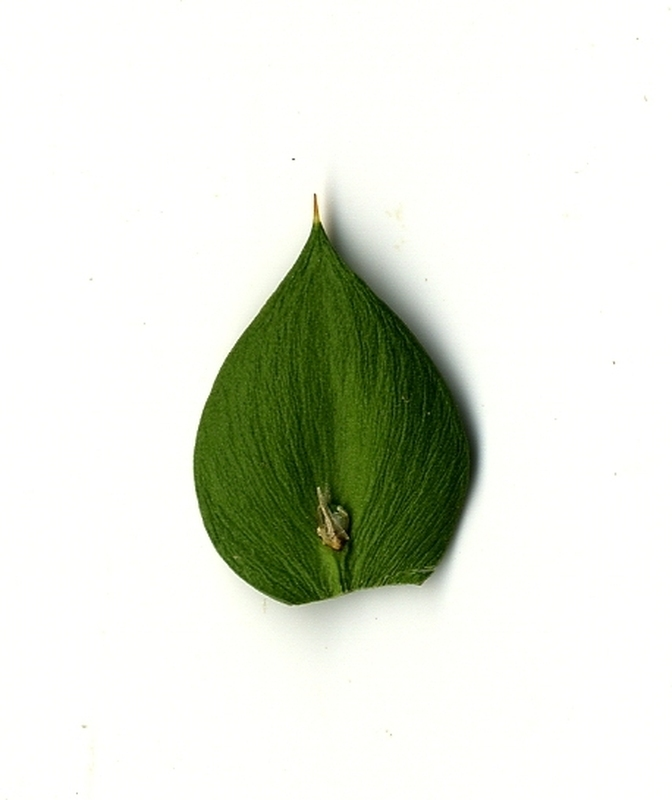
#> input picture labs/lab4/database/1.jpg, 672 x 800 px, found by its file name; its folder holds only this picture in this run
$ python lab4.py
#> lines starting #> are read from the running program, lines starting #| are printed output that depends on the picture; after the words box and inside, x2 and y2 are one past the last pixel; in counts of white or black regions, pixels touching at a corner belong together
#> the answer given: database/1.jpg
import os
import cv2
import numpy as np


def get_contours(img_path):
#> called with img_path = './query/database/1.jpg'
    image = cv2.imread(img_path)
#> image is the input picture: shape (800, 672, 3); mean B, G, R 218, 228.9, 224.7
    if image is None:
        raise FileNotFoundError(f"Image file '{img_path}' not found.")

    greyscale_image = cv2.cvtColor(image, cv2.COLOR_BGR2GRAY)
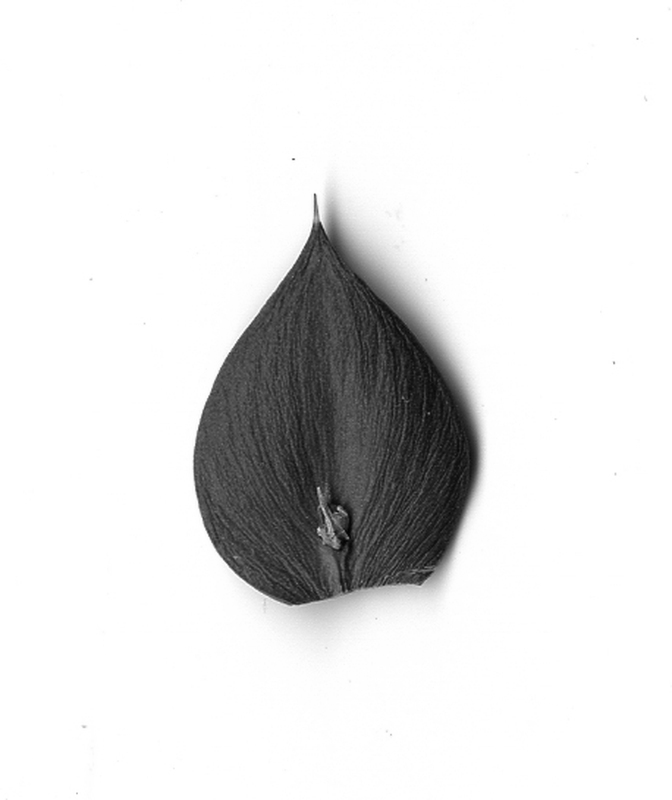
#> greyscale_image: shape (800, 672); min 2, max 255, mean 226.5
    blurred_image = cv2.GaussianBlur(greyscale_image, (5, 5), 0)
    _, threshold_image = cv2.threshold(blurred_image, 0, 255, cv2.THRESH_BINARY + cv2.THRESH_OTSU)
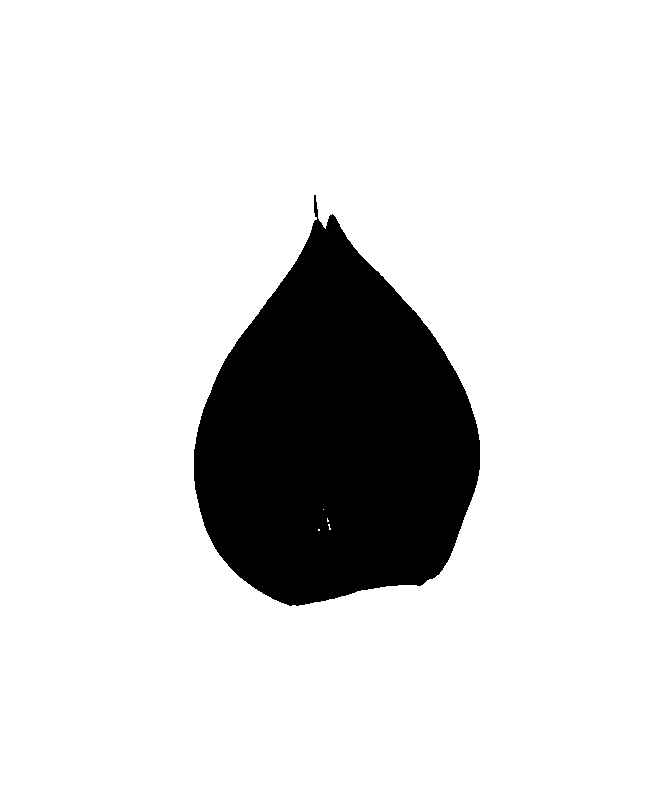
#> threshold_image: shape (800, 672); 85.8% white; 1 black region, box (x1, y1, x2, y2) and area: (194, 195, 480, 606) 76316

    kernel = np.ones((5, 5), np.uint8)
    morphed_image = cv2.morphologyEx(threshold_image, cv2.MORPH_OPEN, kernel, iterations=1)
#> morphed_image: shape (800, 672); 85.8% white; 1 black region, box (x1, y1, x2, y2) and area: (194, 195, 480, 606) 76357
    inverted_image = 255 - morphed_image
#> inverted_image: shape (800, 672); 14.2% white; 1 white region

    contours, _ = cv2.findContours(inverted_image, cv2.RETR_TREE, cv2.CHAIN_APPROX_SIMPLE)
#> contours = 1 contour; box (x1, y1, x2, y2) and area: (194, 195, 480, 606) 75861

    if contours:
        final_image = cv2.drawContours(np.zeros(inverted_image.shape, np.uint8), contours, -1, 255, 1)
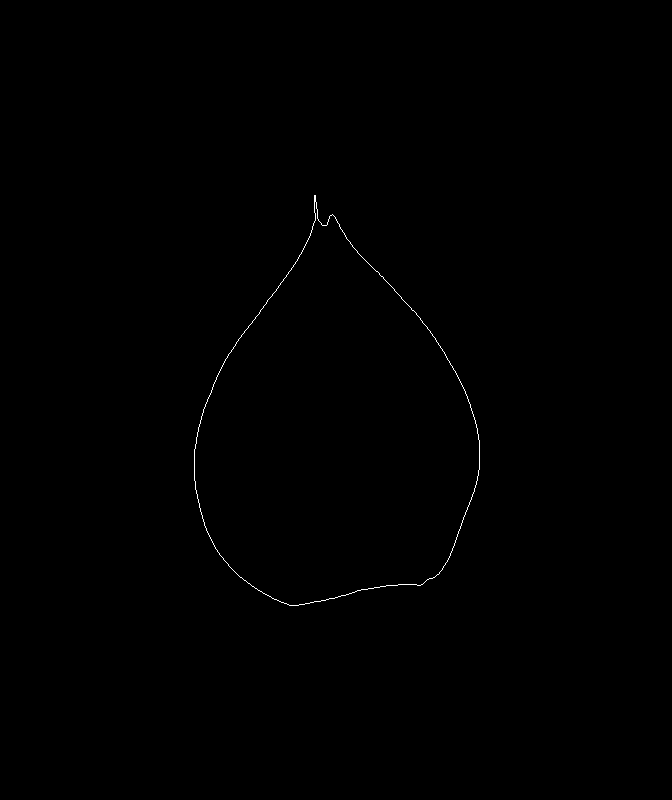
#> final_image: shape (800, 672); 0.18% white in thin lines or dots, all inside (x1, y1, x2, y2) = (194, 195, 480, 606)
        os.makedirs('./results', exist_ok=True)
        cv2.imwrite(os.path.join('./results', os.path.basename(img_path)), final_image)
        return contours[0]
    else:
        raise ValueError(f"No contours found in image '{img_path}'.")


def calculate_similarities(query_image_path, database_folder):
    similarities = {}
    query_contour = get_contours(query_image_path)
#> query_contour = contour of 519 points, box (x1, y1, x2, y2) (194, 195, 480, 606), area 75861

    for image_name in os.listdir(database_folder):
        image_path = os.path.join(database_folder, image_name)
        if os.path.isfile(image_path):
            try:
                contours = get_contours(image_path)
#> contours has the same summary as query_contour
                similarity = cv2.matchShapes(query_contour, contours, cv2.CONTOURS_MATCH_I1, 0)
#> similarity = 0
                similarities[image_name] = similarity
            except (FileNotFoundError, ValueError) as e:
                print(e)

    return similarities


def main():
    query_folder = './query/'
    database_folder = './database/'
    query_image_name = input('Enter the name of the query image: ')
    query_image_path = os.path.join(query_folder, query_image_name)

    if not os.path.isfile(query_image_path):
        print(f"Query image '{query_image_name}' not found in folder '{query_folder}'.")
        return

    similarities = calculate_similarities(query_image_path, database_folder)
#> similarities = {'1.jpg': 0}
    sorted_similarities = sorted(similarities.items(), key=lambda x: x[1])
#> sorted_similarities = [('1.jpg', 0)]

    print("\nImages sorted by similarity:")
    for image_name, similarity in sorted_similarities:
        print(f'{image_name}:\t{similarity}')
#> this loop made 1 pass
#> (printed output is left out)


if __name__ == '__main__':
    main()

$ run again, on labs/lab4/database/10005.jpg
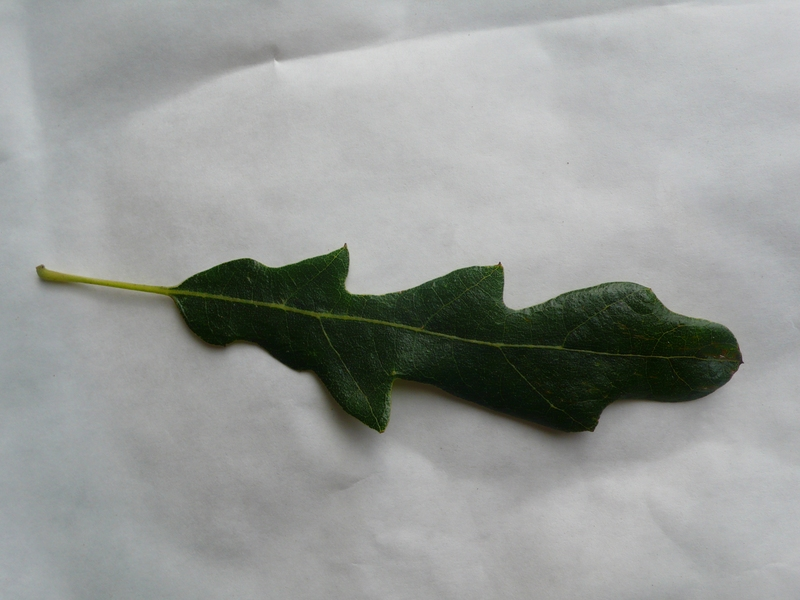
#> input picture labs/lab4/database/10005.jpg, 800 x 600 px, found by its file name
#> in get_contours, image is the input picture: shape (600, 800, 3); mean B, G, R 151.6, 154.4, 151.3
#> in get_contours, `_, threshold_image = cv2.threshold(blurred_image, 0, 255, cv2.THRESH_B..`:
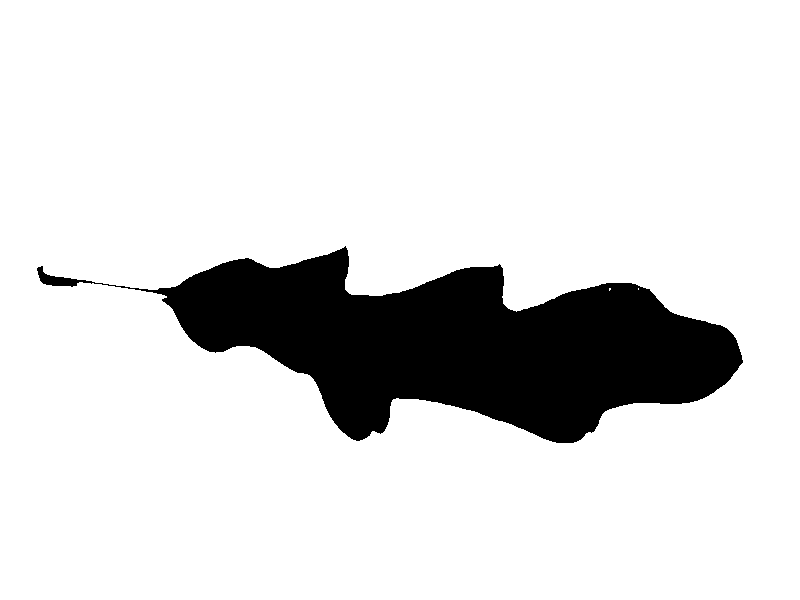
#> threshold_image: shape (600, 800); 86.5% white; 1 black region, box (x1, y1, x2, y2) and area: (37, 246, 743, 443) 64892
#> morphed_image: shape (600, 800); 86.5% white; 1 black region, box (x1, y1, x2, y2) and area: (37, 246, 743, 443) 64932
#> inverted_image: shape (600, 800); 13.5% white; 1 white region
#> in get_contours, `contours, _ = cv2.findContours(inverted_image, cv2.RETR_TREE, cv2.CHAI..`: contours = 1 contour; box (x1, y1, x2, y2) and area: (37, 246, 743, 443) 64127
#> in get_contours, `final_image = cv2.drawContours(np.zeros(inverted_image.shape, np.uint8..`:
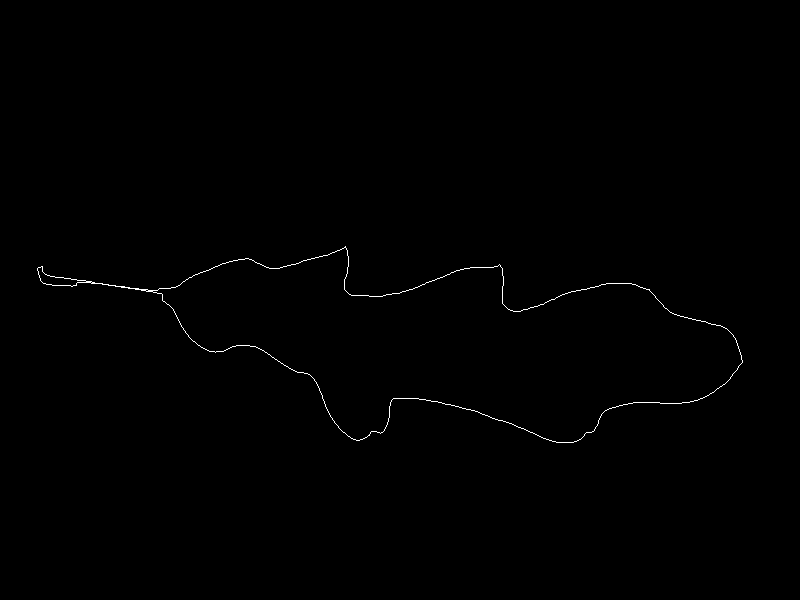
#> final_image: shape (600, 800); 0.33% white in thin lines or dots, all inside (x1, y1, x2, y2) = (37, 246, 743, 443)
#> query_contour = contour of 757 points, box (x1, y1, x2, y2) (37, 246, 743, 443), area 64127
#> in calculate_similarities, `contours = get_contours(image_path)`: contours has the same summary as query_contour
#> in calculate_similarities, `similarity = cv2.matchShapes(query_contour, contours, cv2.CONTOURS_MAT..`: similarity = 0
#> similarities = {'10005.jpg': 0}
#> sorted_similarities = [('10005.jpg', 0)]
#> the loop in main, `for image_name, similarity in sorted_similarities:` made 1 pass
#> (printed output is left out)

$ run again, on labs/lab4/database/10152.jpg
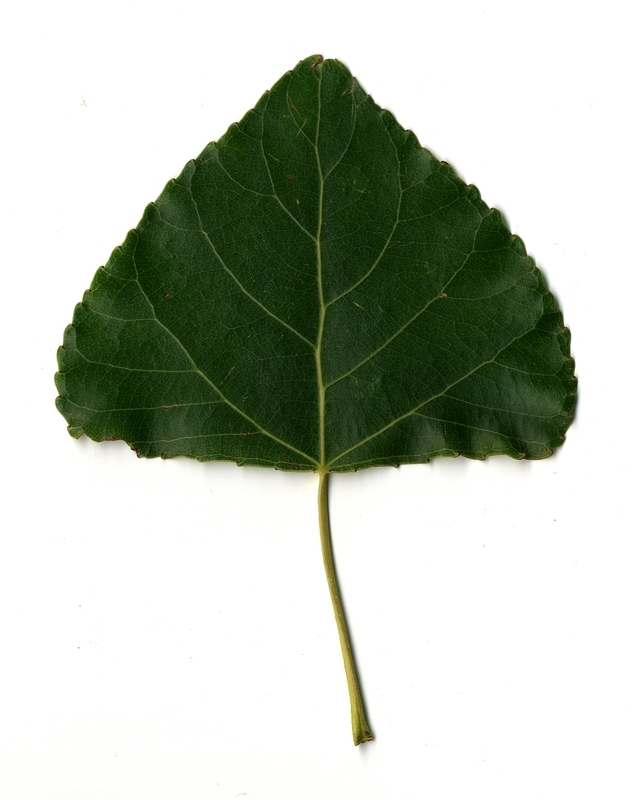
#> input picture labs/lab4/database/10152.jpg, 632 x 800 px, found by its file name
#> in get_contours, image is the input picture: shape (800, 632, 3); mean B, G, R 183, 195, 188
#> in get_contours, `_, threshold_image = cv2.threshold(blurred_image, 0, 255, cv2.THRESH_B..`:
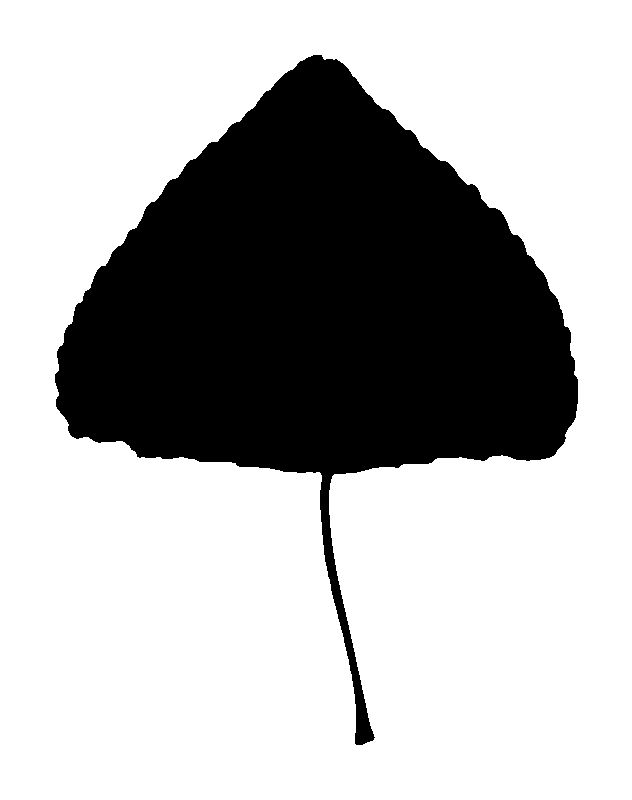
#> threshold_image: shape (800, 632); 70.3% white; 1 black region, box (x1, y1, x2, y2) and area: (55, 55, 578, 745) 150268
#> morphed_image: shape (800, 632); 70.3% white; 1 black region, box (x1, y1, x2, y2) and area: (55, 55, 578, 745) 150301
#> inverted_image: shape (800, 632); 29.7% white; 1 white region
#> in get_contours, `contours, _ = cv2.findContours(inverted_image, cv2.RETR_TREE, cv2.CHAI..`: contours = 1 contour; box (x1, y1, x2, y2) and area: (55, 55, 578, 745) 149332
#> in get_contours, `final_image = cv2.drawContours(np.zeros(inverted_image.shape, np.uint8..`:
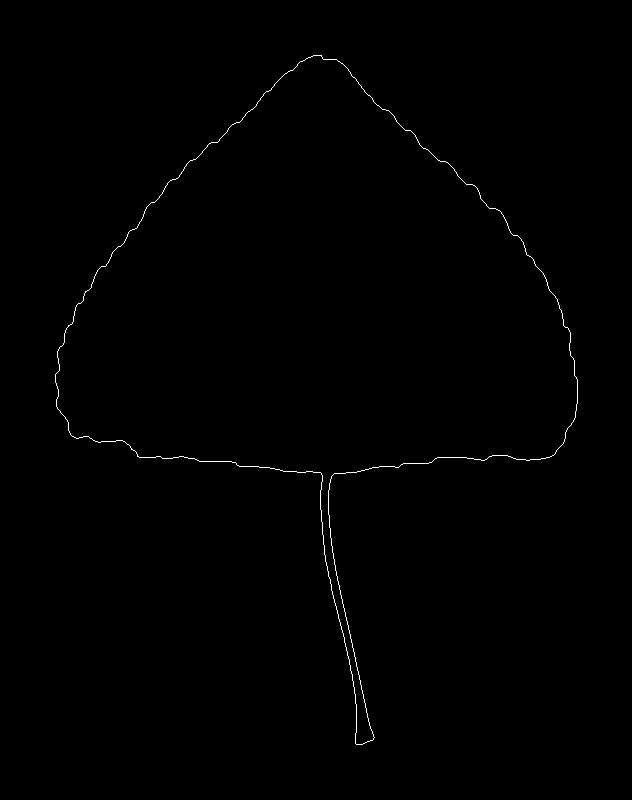
#> final_image: shape (800, 632); 0.38% white in thin lines or dots, all inside (x1, y1, x2, y2) = (55, 55, 578, 745)
#> query_contour = contour of 772 points, box (x1, y1, x2, y2) (55, 55, 578, 745), area 149332
#> in calculate_similarities, `contours = get_contours(image_path)`: contours has the same summary as query_contour
#> in calculate_similarities, `similarity = cv2.matchShapes(query_contour, contours, cv2.CONTOURS_MAT..`: similarity = 0
#> similarities = {'10152.jpg': 0}
#> sorted_similarities = [('10152.jpg', 0)]
#> the loop in main, `for image_name, similarity in sorted_similarities:` made 1 pass
#> (printed output is left out)
